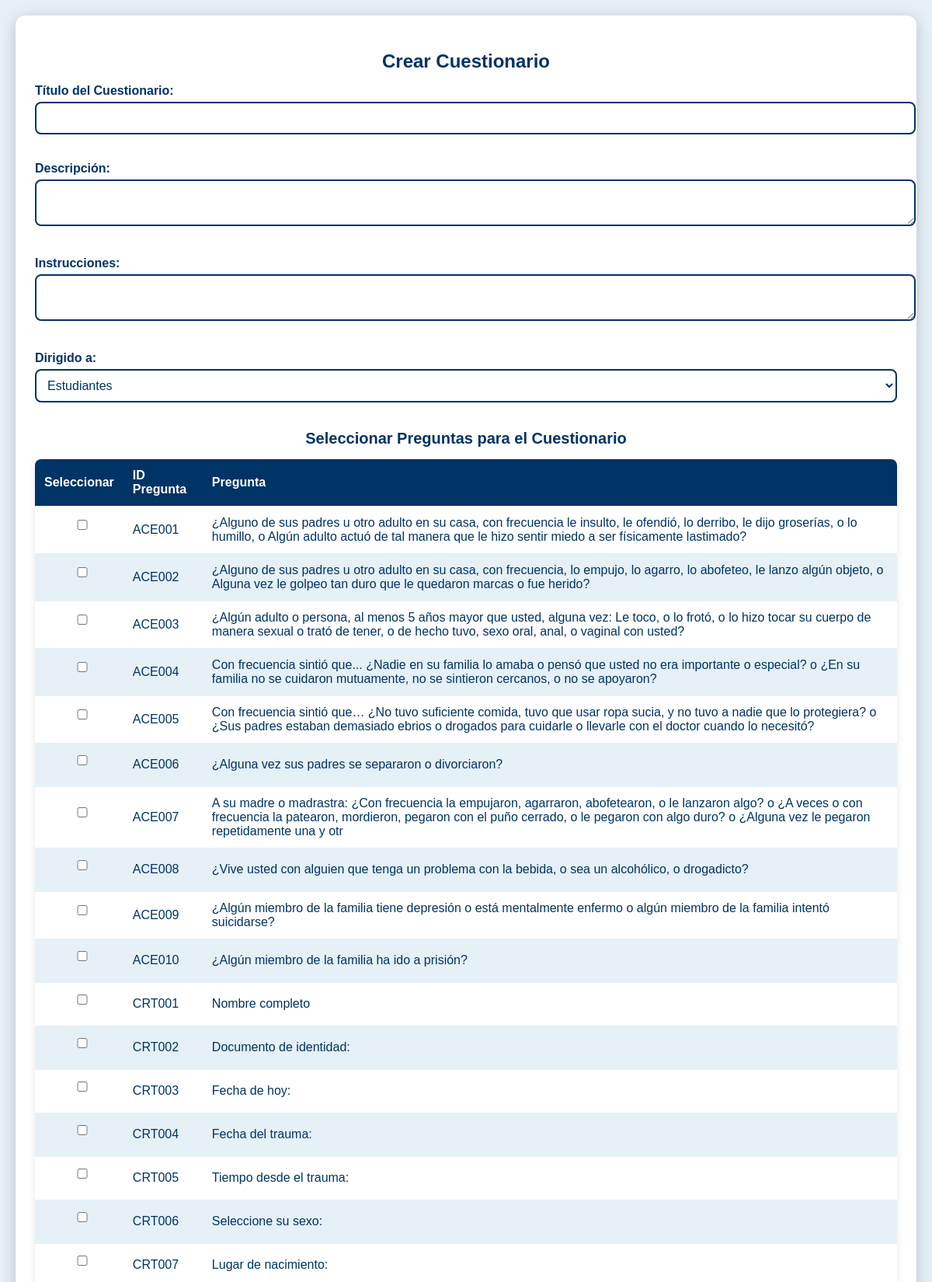
Page /seleccionpregunta.php (upper part) on the committed database.
### tables this page shows
CREATE TABLE `pregunta` (
  `id` varchar(255) NOT NULL,
  `pregunta` varchar(255) NOT NULL,
  `op_pregunta1` varchar(255) DEFAULT NULL,
  `op_pregunta2` varchar(255) DEFAULT NULL,
  `op_pregunta3` varchar(255) DEFAULT NULL,
  `op_pregunta4` varchar(255) DEFAULT NULL,
  `op_pregunta5` varchar(255) DEFAULT NULL,
  `op_pregunta6` varchar(255) DEFAULT NULL,
  `op_pregunta7` varchar(255) DEFAULT NULL,
  `tipo_pregunta` varchar(20) DEFAULT NULL,
  `op_pregunta8` varchar(255) DEFAULT NULL,
  `op_pregunta9` varchar(255) DEFAULT NULL,
  `op_pregunta10` varchar(255) DEFAULT NULL,
  `op_pregunta11` varchar(255) DEFAULT NULL
);

### seleccionpregunta.php (the view, shortened to what this page needs)
<?php
$servername = "localhost";
$username = "root";
$password = "MyCLFDBss8**";
$dbname = "proyectopsicologia";
$conn = new mysqli($servername, $username, $password, $dbname);
$sql = "SELECT id, pregunta FROM pregunta";
$result = $conn->query($sql);
?>
<!DOCTYPE html>
<html lang="es">
<head>
    <link rel="stylesheet" href="styles.css">
</head>
<body>
    <div class="container">
        <h2>Crear Cuestionario</h2>
        <form action="guardar_cuestionario.php" method="POST">
            <div class="form-group">
                <label for="titulo">Título del Cuestionario:</label>
                <input type="text" id="titulo" name="titulo" class="rounded" required>
            </div>
            <div class="form-group">
                <label for="descripcion">Descripción:</label>
                <textarea id="descripcion" name="descripcion" class="rounded" required></textarea>
            </div>
            <div class="form-group">
                <label for="instrucciones">Instrucciones:</label>
                <textarea id="instrucciones" name="instrucciones" class="rounded" required></textarea>
            </div>
            <div class="form-group">
                <label for="dirigido">Dirigido a:</label>
                <select name="dirigido" id="dirigido" class="rounded" required>
                    <option value="Estudiantes">Estudiantes</option>
                </select>
            </div>
            <h3>Seleccionar Preguntas para el Cuestionario</h3>
            <table class="question-table">
                <thead>
                    <tr>
                        <th>Seleccionar</th>
                        <th>ID Pregunta</th>
                        <th>Pregunta</th>
                    </tr>
                </thead>
                <tbody>
                    <?php
                    if ($result->num_rows > 0) {
                        while ($row = $result->fetch_assoc()) {
                            echo "<tr>
                                    <td><input type='checkbox' name='preguntas[]' value='{$row['id']}'></td>
                                    <td>{$row['id']}</td>
                                    <td>{$row['pregunta']}</td>
                                  </tr>";
                        }
                    } else {
                        echo "<tr><td colspan='3' class='no-data'>No hay preguntas registradas.</td></tr>";
                    }
                    ?>
                </tbody>
            </table>
        </form>
    </div>
</body>
</html>

### styles.css (style rules this page uses)
body { font-family: 'Poppins', sans-serif; display: flex; justify-content: center; align-items: flex-start; min-height: 100vh; margin: 0; padding: 20px; background-color: #E6F0F7; color: #003366; }
.container { max-width: 1200px; width: 100%; text-align: center; background: #FFFFFF; padding: 25px; border-radius: 12px; box-shadow: 0px 4px 20px rgba(0, 0, 0, 0.2); display: flex; flex-direction: column; align-items: stretch; }
h1, h2, h3 { color: #003366; font-weight: bold; margin-bottom: 15px; }
h2 { font-size: 24px; }
h3 { font-size: 20px; }
.form-group { margin-bottom: 20px; text-align: left; }
label { font-size: 16px; font-weight: bold; color: #003366; display: block; margin-bottom: 5px; }
input, textarea, select { width: 100%; padding: 10px; border: 2px solid #003366; border-radius: 8px; font-size: 16px; margin-bottom: 15px; background-color: #FFFFFF; color: #003366; }
.question-table, .respuestas-table { width: 100%; border-collapse: collapse; margin-bottom: 20px; background-color: #FFFFFF; border-radius: 8px; overflow: hidden; box-shadow: 0px 4px 10px rgba(0, 0, 0, 0.1); }
.question-table th, .question-table td, .respuestas-table th, .respuestas-table td { padding: 12px; text-align: left; border-bottom: 1px solid #E6F0F7; }
.question-table th, .respuestas-table th { background-color: #003366; color: white; font-weight: bold; }
.question-table tr:nth-child(even), .respuestas-table tr:nth-child(even) { background-color: #E6F0F7; }
.rounded { border-radius: 8px; }

### rows in the picture
pregunta: id "ACE001", pregunta "¿Alguno de sus padres u otro adulto en su casa, con frecuencia le insulto, le ofendió, lo derribo, le dijo groserías, o lo humillo, o Algún adulto actuó de tal manera que le hizo sentir miedo a ser físicamente lastimado?"
pregunta: id "ACE002", pregunta "¿Alguno de sus padres u otro adulto en su casa, con frecuencia, lo empujo, lo agarro, lo abofeteo, le lanzo algún objeto, o Alguna vez le golpeo tan duro que le quedaron marcas o fue herido?"
pregunta: id "ACE003", pregunta "¿Algún adulto o persona, al menos 5 años mayor que usted, alguna vez: Le toco, o lo frotó, o lo hizo tocar su cuerpo de manera sexual o trató de tener, o de hecho tuvo, sexo oral, anal, o vaginal con usted?"
pregunta: id "ACE004", pregunta "Con frecuencia sintió que... ¿Nadie en su familia lo amaba o pensó que usted no era importante o especial? o ¿En su familia no se cuidaron mutuamente, no se sintieron cercanos, o no se apoyaron?"
pregunta: id "ACE005", pregunta "Con frecuencia sintió que… ¿No tuvo suficiente comida, tuvo que usar ropa sucia, y no tuvo a nadie que lo protegiera? o ¿Sus padres estaban demasiado ebrios o drogados para cuidarle o llevarle con el doctor cuando lo necesitó?"
pregunta: id "ACE006", pregunta "¿Alguna vez sus padres se separaron o divorciaron?"
pregunta: id "ACE007", pregunta "A su madre o madrastra: ¿Con frecuencia la empujaron, agarraron, abofetearon, o le lanzaron algo? o ¿A veces o con frecuencia la patearon, mordieron, pegaron con el puño cerrado, o le pegaron con algo duro? o ¿Alguna vez le pegaron repetidamente una y otr"
pregunta: id "ACE008", pregunta "¿Vive usted con alguien que tenga un problema con la bebida, o sea un alcohólico, o drogadicto?"
pregunta: id "ACE009", pregunta "¿Algún miembro de la familia tiene depresión o está mentalmente enfermo o algún miembro de la familia intentó suicidarse?"
pregunta: id "ACE010", pregunta "¿Algún miembro de la familia ha ido a prisión?"
pregunta: id "CRT001", pregunta "Nombre completo"
pregunta: id "CRT002", pregunta "Documento de identidad:"
pregunta: id "CRT003", pregunta "Fecha de hoy:"
pregunta: id "CRT004", pregunta "Fecha del trauma:"
pregunta: id "CRT005", pregunta "Tiempo desde el trauma:"
pregunta: id "CRT006", pregunta "Seleccione su sexo:"
pregunta: id "CRT007", pregunta "Lugar de nacimiento:"
